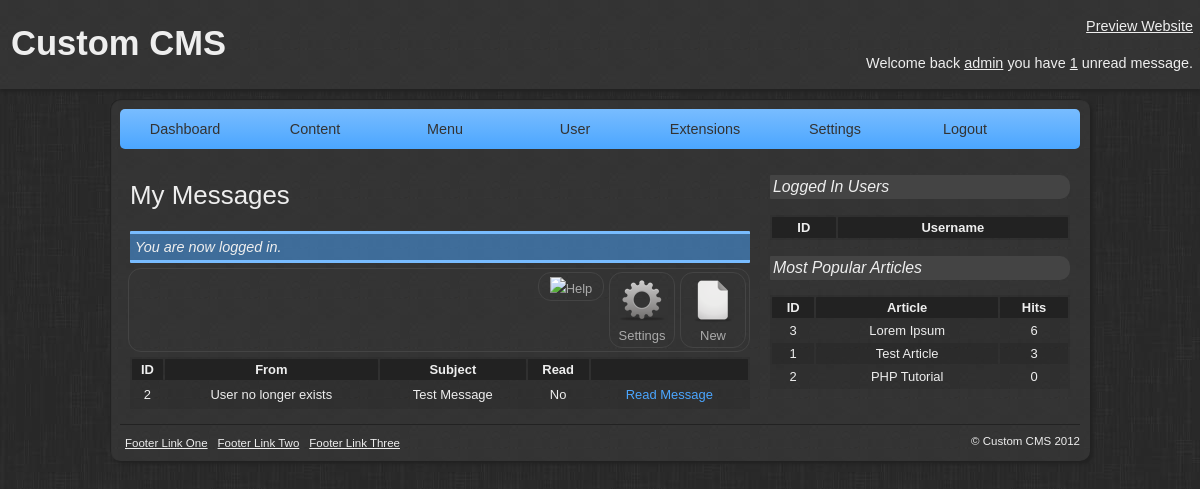
/admin/messages.php (signed in), run on the app's committed database.
### tables this page shows
CREATE TABLE IF NOT EXISTS `tbl_messages` (
  `id` int(11) NOT NULL AUTO_INCREMENT,
  `sender` int(11) NOT NULL,
  `recipient` int(11) NOT NULL,
  `subject` varchar(255) NOT NULL,
  `message` text NOT NULL,
  `recieved` int(1) NOT NULL,
  `date_sent` datetime NOT NULL,
  PRIMARY KEY (`id`)
);

CREATE TABLE IF NOT EXISTS `tbl_articles` (
  `id` int(11) NOT NULL AUTO_INCREMENT,
  `author` int(11) NOT NULL,
  `category` int(11) NOT NULL,
  `name` varchar(255) NOT NULL,
  `content` text NOT NULL,
  `keywords` varchar(100) NOT NULL,
  `description` varchar(100) NOT NULL,
  `hits` int(11) NOT NULL,
  `published` int(1) NOT NULL,
  `comments` int(1) NOT NULL,
  `date_modified` datetime NOT NULL,
  `date_created` datetime NOT NULL,
  PRIMARY KEY (`id`)
);

### library/core/session.php (called while the page is built, shortened)
<?php
class Session {
	private function check_login() {
		if(isset($_SESSION['user_id'])) {
			$this->user_id = $_SESSION['user_id'];
			$this->logged_in = true;
		} else {
			unset($this->user_id);
			$this->logged_in = false;
		}
	}
}
$session = new Session();
?>

### library/core/mysql.php (called while the page is built, shortened)
<?php
class MySQL {
	private $connection;
	public function open_connection() {
		$this->connection = mysql_connect(DATABASE_SERVER, DATABASE_USERNAME, DATABASE_PASSWORD);
		if(!$this->connection) {
			die("MySQL connection failed: " . mysql_error());
		} else {
			$db_select = mysql_select_db(DATABASE_NAME, $this->connection);
		}
	}
	public function query($sql) {
		$result = mysql_query($sql, $this->connection);
		return $result;
	}
	public function fetch_array($result) {
		return mysql_fetch_array($result);
	}
}
$database = new MySQL();
?>

### library/core/core.php (called while the page is built, shortened)
<?php
class Core {
	protected static $table_name;
	public static function instantiate($record) {
		$object = new $class_name;
		foreach($record as $attribute => $value) {
			if($object->has_attribute($attribute)) {
				$object->$attribute = $value;
			}
		}
		return $object;
	}
	public static function find_by_id($id=0) {
		$result_array = static::find_by_sql("SELECT * FROM " . DATABASE_TBL_PREFIX . static::$table_name . " WHERE id={$id} LIMIT 1");
		return !empty($result_array) ? array_shift($result_array) : false;
	}
	public static function find_by_sql($sql="") {
		global $database;
		$result = $database->query($sql);
		$object_array = array();
		while($row = $database->fetch_array($result)) {
			$object_array[] = static::instantiate($row);
		}
		return $object_array;
	}
	private function has_attribute($attribute) {
		$object_vars = get_object_vars($this);
		return array_key_exists($attribute, $object_vars);
	}
}
?>

### library/core/message.php (called while the page is built, shortened)
<?php
class Message extends Core {
	public static $table_name = 'messages';
	public static function find_by_recipient($recipient) {
		return static::find_by_sql("SELECT * FROM " . DATABASE_TBL_PREFIX . static::$table_name . " WHERE recipient='{$recipient}' ORDER BY date_sent ASC");
	}
}
?>

### library/core/article.php (called while the page is built, shortened)
<?php
class Article extends Core {
	public static $table_name = 'articles';
	public static function most_popular($number = 3) {
		return static::find_by_sql("SELECT * FROM " . DATABASE_TBL_PREFIX . self::$table_name . " ORDER BY hits DESC LIMIT {$number}");
	}
}
?>

### admin/messages.php (the view, shortened to what this page needs)
<?php
require_once('../library/load.php');
require(ADMIN_TEMPLATE.'header.php');
$inbox_messages = Message::find_by_recipient($session->user_id);
?>
<div class="toolbar">
	<a href="#" name="new_message_window" class="activate-modal toolbar-button" title="New Message"><img src="images/icons/new_page.png" />New</a>
	<a href="#" name="settings_window" class="activate-modal toolbar-button" title="Modify Message Settings"><img src="images/icons/process.png" />Settings</a>
	<a href="#" name="help_window" class="activate-modal toolbar-button" title="Help"><img src="images/icons/help.png" />Help</a>
</div>
<table class="table">
	<tr>
		<th>ID</th>
		<th>From</th>
		<th>Subject</th>
        <th>Read</th>
		<th></th>
	</tr>
	<?php foreach($inbox_messages as $message): ?>
    <?php
		if($message->recieved == 0) {
			$is_read = 'No';
		} else {
			$is_read = 'Yes';
		}
		$user = User::find_by_id($message->sender);
		if($user == NULL) {
			$sender = 'User no longer exists';
		} else {
			$sender = $user->fullname();
		}
	?>
	<tr>
		<td><?php echo $message->id; ?></td>
		<td><?php echo $sender; ?></td>
		<td><?php echo $message->subject; ?></td>
        <td><?php echo $is_read; ?></td>
		<td><a href="message.php?id=<?php echo $message->id; ?>" title="Read Message">Read Message</a></td>
	</tr>
	<?php endforeach; ?>
</table>
<?php
require(ADMIN_TEMPLATE.'footer.php');
?>

### templates/admin/newdefault/footer.php
</div>
        <div class="sidebar">
        	<h3>Logged In Users</h3>
            <table class="sidebar-table">
            	<tr>
                    <th>ID</th>
                    <th>Username</th>
                </tr>
            </table>
            <h3>Most Popular Articles</h3>
			<table class="sidebar-table">
				<tr>
					<th>ID</th>
					<th>Article</th>
					<th>Hits</th>
				</tr>
				<?php
					$most_popular_articles = Article::most_popular();
					foreach($most_popular_articles as $mpa):
				?>
				<tr>
					<td><?php echo $mpa->id; ?></td>
					<td><?php echo $mpa->name; ?></td>
					<td><?php echo $mpa->hits; ?></td>
				</tr>
				<?php endforeach; ?>
			</table>
        </div>
        <div class="footer">
            <div class="footer-left">
                <ul>
                    <li><a href="#">Footer Link One</a></li>
                    <li><a href="#">Footer Link Two</a></li>
                    <li><a href="#">Footer Link Three</a></li>
                </ul>
            </div>
            <div class="footer-right">
                <p>&copy; Custom CMS 2012</p>
            </div>
        </div>
    </div>
</body>
</html>

### templates/admin/newdefault/css/style.css (style rules this page uses)
body { margin: 0; padding: 0; font: .9em Arial; background: url('../images/background.jpg') #222; }
.sidebar { width: 300px; float: left; padding: 10px; }
.sidebar h3 { font-size: 1.1em; background: #444; padding: 3px; border-radius: 1px 10px 10px 1px; font-weight: 500; font-style: italic; }
.sidebar-table { width: 100%; font-size: .9em; background: #2F2F2F; background: rgba(11, 11, 11, .1); }
.sidebar-table tr:nth-child(odd) { background: rgba(28, 28, 28, .2); }
.sidebar-table th { background: #222; padding: 3px; border-radius: 1px 1px 0px 0px; }
.sidebar-table td { text-align: center; padding: 3px; }
.footer { width: 960px; padding: 10px 0 0; margin: 10px auto 0px; overflow: hidden; color: #EEE; font-size: .8em; border-top: 1px solid #222; }
.footer-left { float: left; }
.footer-right { float: right; }
.footer p { margin: 0; padding: 0; }
.footer ul { overflow: hidden; text-align: center; list-style: none; margin: 0; padding: 0; }
.footer ul li { float: left; }
.footer ul li a, .footer ul li a:link, .footer ul li a:visited { color: #EEE; display: block; padding: 2px 5px; transition: linear all 0.5s; -moz-transition: linear all 0.5s; -webkit-transition: linear all 0.5s; }
.toolbar { float: right; border: 1px solid #444; padding: 3px; border-radius: 13px; margin: 0 0 5px; width: 614px; }
.toolbar-button, .toolbar-button:link, .toolbar-button:visited { padding: 4px 8px; color: #AAA; text-decoration: none; float: right; border-radius: 13px; margin: 0px 0px 0px 5px; border: 1px solid #444; font-size: .9em; text-align: center; vertical-align: baseline; width: 48px; transition: linear all 0.5s; -moz-transition: linear all 0.5s; -webkit-transition: linear all 0.5s; }
.toolbar-button img { border: none; }
.table { width: 620px; font-size: .9em; margin: 5px auto; background: #2F2F2F; background: rgba(11, 11, 11, .1); }
.table tr:nth-child(odd) { background: rgba(28, 28, 28, .2); }
.table th { background: #222; padding: 3px; border-radius: 1px 1px 0px 0px; }
.table td { text-align: center; padding: 5px; }
.table td a, .table td a:link, .table td a:visited { color: #4BA6FF; text-decoration: none; transition: linear all 0.5s; -moz-transition: linear all 0.5s; -webkit-transition: linear all 0.5s; }

### data on the page
tbl_messages: id "2", sender "User no longer exists", subject "Test Message", recieved "No"
tbl_articles: id "3", name "Lorem Ipsum", hits "6"
tbl_articles: id "1", name "Test Article", hits "3"
tbl_articles: id "2", name "PHP Tutorial", hits "0"

### other printed values
$_SESSION['user_username'] "admin"
Message::unread_messages($_SESSION['user_id']) "1"
$title "My Messages"
$_SESSION['message'] "You are now logged in."
